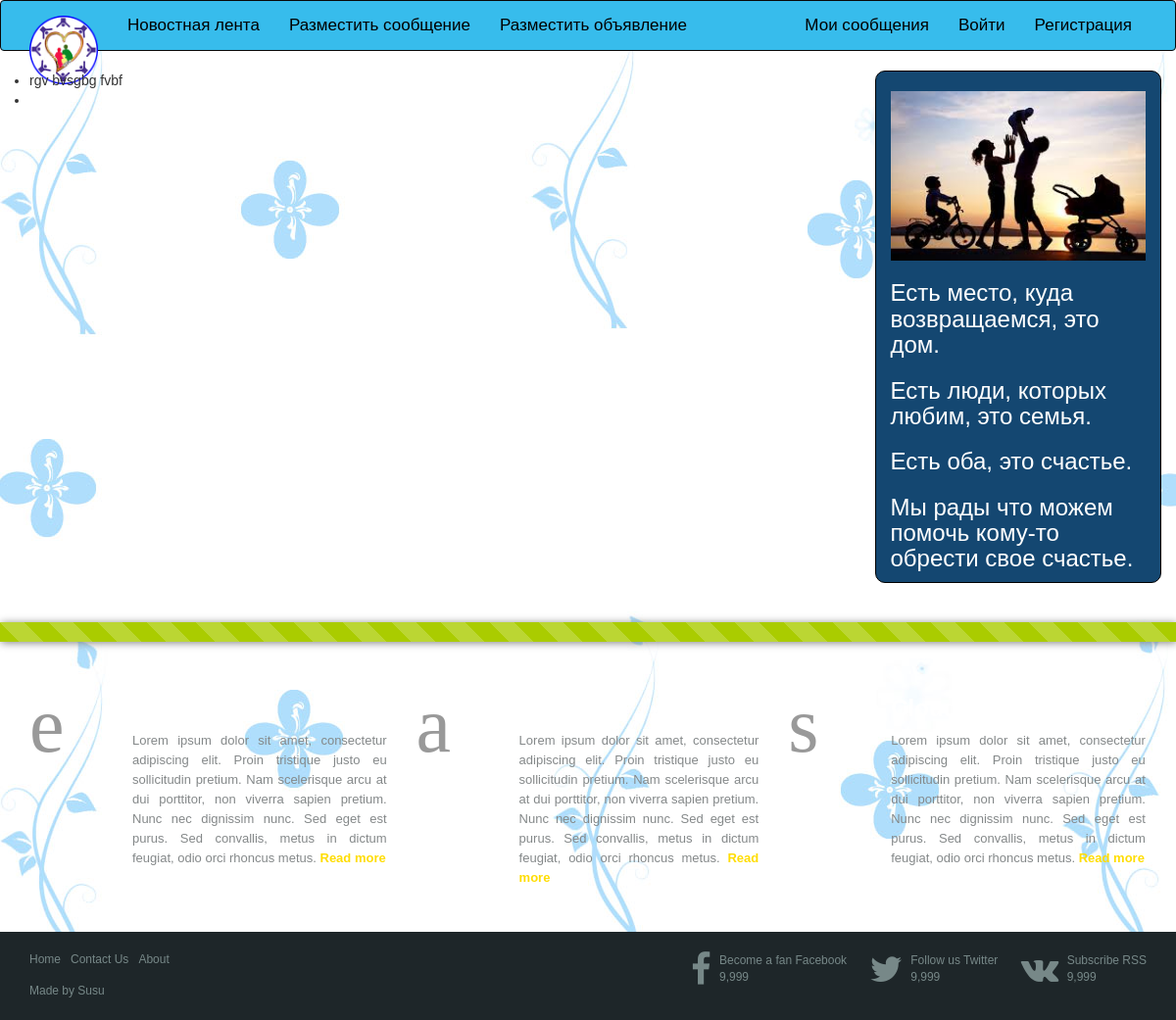
The app's page /posts/, older data.
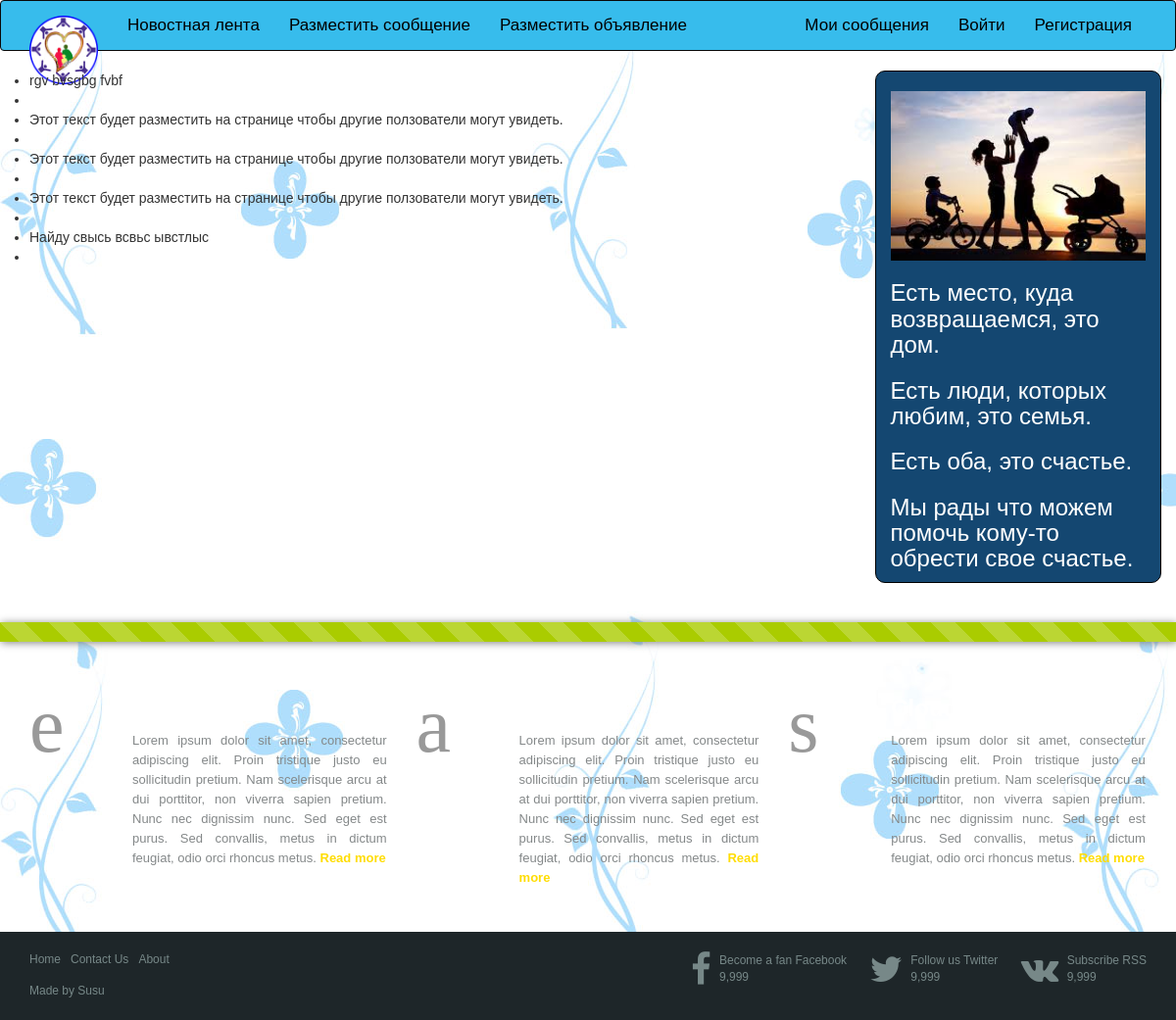
The same page, newer data.
### find/models.py (models this page shows)
class Post(models.Model):
    text = models.TextField()
    time = models.DateTimeField(default = datetime.datetime.now())
    found = models.BooleanField(default=False)
    post_type_id = models.ForeignKey(Post_type, on_delete=models.CASCADE, default=None)
    relative_id = models.ForeignKey(Relative, on_delete=models.CASCADE, default=None)
    missing_person_id = models.ForeignKey(Missing_person, on_delete=models.CASCADE, default=None)
    victim_id = models.ForeignKey(Victim, on_delete=models.CASCADE, default=None)
    def __str__(self):
        return self.text
    class Admin: pass

### find/views.py (the view)
# urls.py: path('posts/', views.PostList.as_view(template_name='posts.html')),
class PostList(ListView):
	model = Post

### mysite/templates/posts.html (shortened to what this page needs)
{% extends "template.html" %}
{% block content %}
<ul>
	{% for post in object_list %}
		<li>{{post}}</li>
		<li><img src="{{post.missing_person_id.image.url}}" alt="">{{post.missing_person_id.image}}</li>
	{% endfor %}
</ul>
{% endblock %}

### mysite/templates/template.html (shortened to what this page needs)
<!DOCTYPE html>
<html lang="ru">
	<head>
		<link rel="stylesheet" href="https://maxcdn.bootstrapcdn.com/bootstrap/3.3.6/css/bootstrap.min.css">
		<link rel="stylesheet" href="https://cdnjs.cloudflare.com/ajax/libs/font-awesome/4.7.0/css/font-awesome.min.css">
		{% load static %}
		<link rel="stylesheet" href="{% static 'css/template1.css' %}">
	</head>
	<body>
		<nav class="navbar navbar-inverse" role="navigation">
			<div class="container">
				<div class="navbar-header">
					<a class="navbar-brand" href="/"><img src="{% static 'images/logo2.png' %}" alt=""></a>
				</div>
				<div class="collapse navbar-collapse navbar-ex1-collapse">
					<ul class="nav navbar-nav">
						<li><a href="/posts">Новостная лента</a></li>
						<li><a href="/missing">Разместить сообщение</a></li>
						<li><a href="/victim">Разместить объявление</a></li>
					</ul>
					<ul class="nav navbar-nav navbar-right">
						<li><a href="#">Мои сообщения</a></li>
						{% if user.username %}
							<li><p>{{ user.username }}</p></li>
							<li><a href="{% url 'logout' %}">Выйти</a></li>
						{% else %}
							<li><a href="{% url 'login' %}">Войти</a></li>
							<li><a href="/regis">Регистрация</a></li>
						{% endif %}
					</ul>
				</div>
			</div>
		</nav>
		<div class="container body">
			<div class="row">
				<div class="col-xs-12 col-sm-12 col-md-9 col-lg-9">
					{% block content %}{% endblock %}
				</div>
				<div class="col-xs-12 col-sm-12 col-md-3 col-lg-3 maxim">
					<img src="{% static 'images/family3.jpg' %}" class="img-responsive" alt="">
					<h3>Есть место, куда возвращаемся, это дом.</h3>
					<h3>Есть люди, которых любим, это семья.</h3>
					<h3>Есть оба, это счастье.</h3>
					<h3>Мы рады что можем помочь кому-то обрести свое счастье.</h3>
				</div>
			</div>
		</div>
	    <footer>
	        <div class="splitter"></div>
				<ul>
				    <li>
				        <div class="icon" data-icon="e"></div>
				        <div class="text">
				            <h4>About</h4>
				            <div>Lorem ipsum dolor sit amet, consectetur adipiscing elit. Proin tristique justo eu sollicitudin pretium. Nam scelerisque arcu at dui porttitor, non viverra sapien pretium. Nunc nec dignissim nunc. Sed eget est purus. Sed convallis, metus in dictum feugiat, odio orci rhoncus metus. <a href="#">Read more</a></div>
				        </div>
				    </li>
				    <li>
				        <div class="icon" data-icon="a"></div>
				        <div class="text">
				            <h4>Archive</h4>
				            <div>Lorem ipsum dolor sit amet, consectetur adipiscing elit. Proin tristique justo eu sollicitudin pretium. Nam scelerisque arcu at dui porttitor, non viverra sapien pretium. Nunc nec dignissim nunc. Sed eget est purus. Sed convallis, metus in dictum feugiat, odio orci rhoncus metus. <a href="#">Read more</a></div>
				        </div>
				    </li>
				    <li>
				        <div class="icon" data-icon="s"></div>
				        <div class="text">
				            <h4>Cloud</h4>
				            <div>Lorem ipsum dolor sit amet, consectetur adipiscing elit. Proin tristique justo eu sollicitudin pretium. Nam scelerisque arcu at dui porttitor, non viverra sapien pretium. Nunc nec dignissim nunc. Sed eget est purus. Sed convallis, metus in dictum feugiat, odio orci rhoncus metus. <a href="#">Read more</a></div>
				        </div>
				    </li>
				</ul>
			<div class="bar">
			    <div class="bar-wrap">
			        <ul class="links">
			            <li><a href="#">Home</a></li>
			            <li><a href="#">Contact Us</a></li>
			            <li><a href="#">About</a></li>
			        </ul>
			        <div class="social">
			            <a href="#" class="fb">
			                <span  class="icon fa fa-facebook"></span>
			                <span class="info">
			                    <span class="follow">Become a fan Facebook</span>
			                    <span class="num">9,999</span>
			                </span>
			            </a>
			            <a href="#" class="tw">
			                <span class="icon fa fa-twitter"></span>
			                <span class="info">
			                    <span class="follow">Follow us Twitter</span>
			                    <span class="num">9,999</span>
			                </span>
			            </a>
			            <a href="#" class="rss">
			                <span class="icon fa fa-vk"></span>
			                <span class="info">
			                    <span class="follow">Subscribe RSS</span>
			                    <span class="num">9,999</span>
			                </span>
			            </a>
			        </div>
			        <div class="copyright">Made by Susu</div>
			    </div>
			</div>
	    </footer>
	</body>
</html>

### mysite/templates/static/css/template1.css (style rules this page uses)
body { background: url(../images/bg.jpg); }
.navbar { background-color: #37bcec; font-size: 17px; }
.navbar-brand>img { width: 70px; }
.navbar-inverse .navbar-nav>li>a { color: black; }
.maxim { border: 1px solid black; padding-top: 20px; border-radius: 10px; color: white; background-color: #144771; }
* { margin: 0; padding: 0; }
[data-icon]:before { font-family: 'zocial'; content: attr(data-icon); -webkit-font-smoothing: antialiased; }
body { font-family: 'Verdana', sans-serif; }
a { text-decoration: none; -webkit-transition: all .2s linear; -moz-transition: all .2s linear; -ms-transition: all .2s linear; -o-transition: all .2s linear; transition: all .2s linear; }
footer { margin-top: 40px; }
footer .splitter { background-color: #ac0; background-image: -webkit-gradient(linear, 0 100%, 100% 0, color-stop(.25, rgba(255, 255, 255, .2)), color-stop(.25, transparent), color-stop(.5, transparent), color-stop(.5, rgba(255, 255, 255, .2)), color-stop(.75, rgba(255, 255, 255, .2)), color-stop(.75, transparent), to(transparent)); background-image: -webkit-linear-gradient(45deg, rgba(255, 255, 255, .2) 25%, transparent 25%, transparent 50%, rgba(255, 255, 255, .2) 50%, rgba(255, 255, 255, .2) 75%, transparent 75%, transparent); background-image: -moz-linear-gradient(45deg, rgba(255, 255, 255, .2) 25%, transparent 25%, transparent 50%, rgba(255, 255, 255, .2) 50%, rgba(255, 255, 255, .2) 75%, transparent 75%, transparent); background-image: -ms-linear-gradient(45deg, rgba(255, 255, 255, .2) 25%, transparent 25%, transparent 50%, rgba(255, 255, 255, .2) 50%, rgba(255, 255, 255, .2) 75%, transparent 75%, transparent); background-image: -o-linear-gradient(45deg, rgba(255, 255, 255, .2) 25%, transparent 25%, transparent 50%, rgba(255, 255, 255, .2) 50%, rgba(255, 255, 255, .2) 75%, transparent 75%, transparent); background-image: linear-gradient(45deg, rgba(255, 255, 255, .2) 25%, transparent 25%, transparent 50%, rgba(255, 255, 255, .2) 50%, rgba(255, 255, 255, .2) 75%, transparent 75%, transparent); -webkit-background-size: 50px 50px; -moz-background-size: 50px 50px; background-size: 50px 50px; -moz-box-shadow: 1px 1px 8px gray; -webkit-box-shadow: 1px 1px 8px gray; box-shadow: 1px 1px 8px gray; height: 20px; }
footer > ul { list-style: none outside none; margin: 0 auto; max-width: 1200px; overflow: hidden; padding: 25px 0; position: relative; width: 95%; }
footer > ul li { float: left; padding: 20px 15px; width: 33.3%; box-sizing:border-box; -webkit-box-sizing:border-box; -moz-box-sizing:border-box; }
footer > ul li:first-child { padding-left: 0; }
footer > ul li:nth-child(3) { padding-right: 0; }
footer > ul li .icon { color: #999999; float: left; font-size: 80px; line-height: 80px; }
footer > ul li .text { color: #848889; font-size: 13px; line-height: 20px; margin-left: 105px; position: relative; text-align: justify; }
.text h4 { color: #FFFFFF; font-size: 24px; font-weight: bold; margin-bottom: 10px; }
.text a { border-bottom: 1px dotted transparent; color: #FFDD00; font-weight: bold; }
footer .bar { background-color: #1E2629; padding: 20px 0; }
footer .bar-wrap { font-size: 12px; margin: 0 auto; max-width: 1200px; position: relative; width: 95%; }
.links { float: left; list-style: none outside none; position: relative; }
.links li { float: left; margin-right: 10px; }
.links a { color: #778888; }
.social { position: absolute; right: 0; top: 0; }
.social a { color: #778888; margin-left: 20px; }
.social .icon { display: inline-block; font-size: 36px; margin-right: 5px; vertical-align: middle; -webkit-transition: -webkit-transform .3s linear; -moz-transition: -moz-transform .3s linear; -ms-transition: -ms-transform .3s linear; -o-transition: -o-transform .3s linear; transition: transform .3s linear; }
.social .info { display: inline-block; vertical-align: middle; }
.social .info .follow { display: block; }
.social .info .num { display: block; }
.copyright { color: #778888; margin-top: 5px; }

Row changes from the older to the newer data that the page shows:
added Post: text "Этот текст будет разместить на странице чтобы другие ползователи могут увидеть."
added Post: text "Этот текст будет разместить на странице чтобы другие ползователи могут увидеть."
added Post: text "Этот текст будет разместить на странице чтобы другие ползователи могут увидеть."
added Post: text "Найду свысь всвьс ывстлыс"
